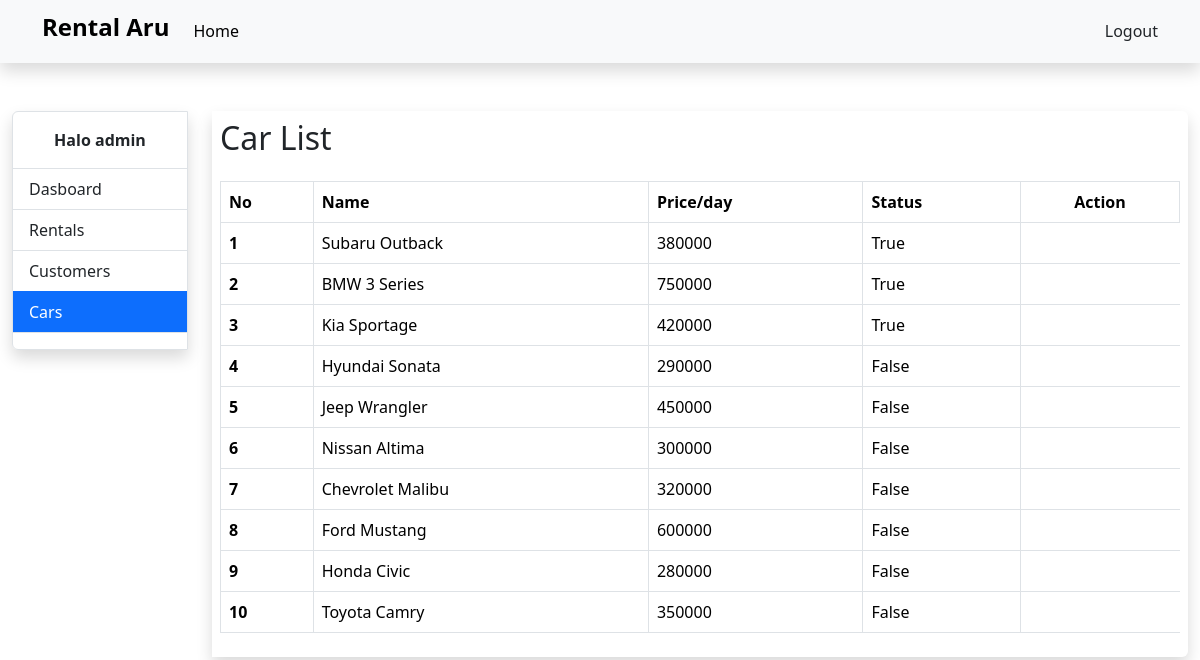
The page /cars-page/ (signed in) on the database as committed earlier.
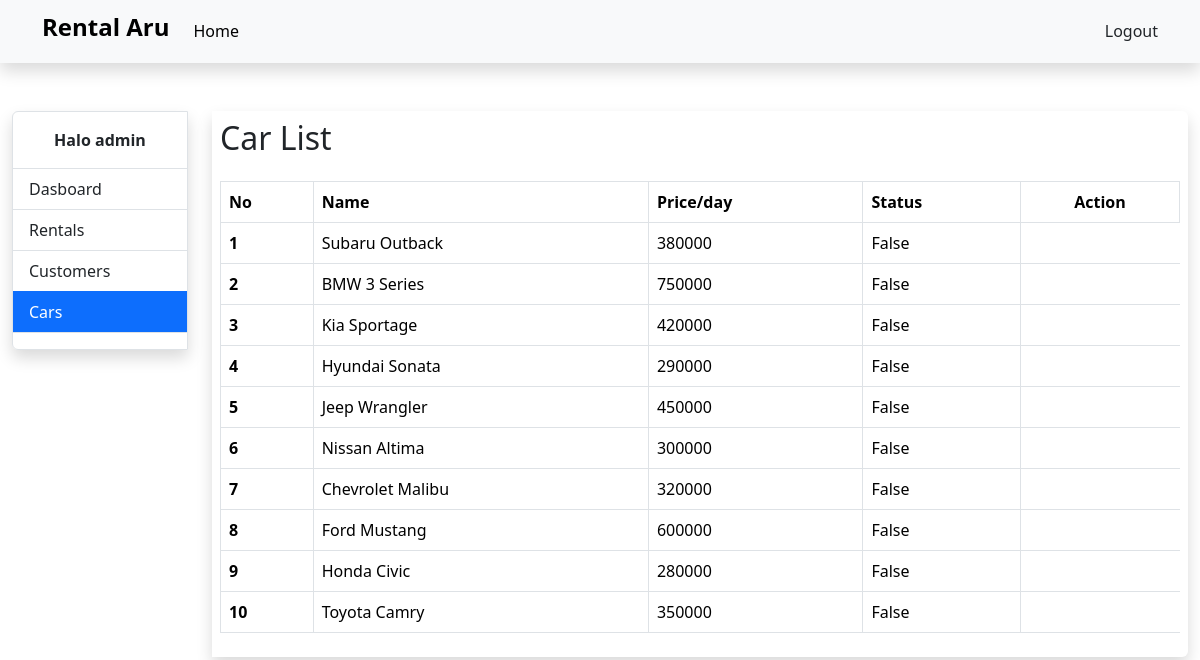
The same page on the database as committed later.
### base/models.py (models this page shows, shortened)
class Car(models.Model):
    TRANSMISSION_CHOICES = [
        ('automatic', 'Automatic'),
        ('manual', 'Manual'),
    ]
    name = models.CharField(max_length=255)
    car_type = models.CharField(max_length=50)
    price = models.IntegerField(null=True)
    color = models.CharField(max_length=50)
    transmission = models.CharField(max_length=10, choices=TRANSMISSION_CHOICES)
    license_plate = models.CharField(max_length=15, unique=True)
    passenger_capacity = models.IntegerField()
    fuel_capacity = models.DecimalField(max_digits=5, decimal_places=2)
    description = models.TextField(blank=True, null=True)
    picture = models.ImageField(blank=True, null=True)
    is_booked = models.BooleanField(default=False)

### base/views.py (the view)
# urls.py: path('cars-page/', views.cars_page, name='cars_page'),
@login_required(login_url='login_page')
def cars_page(request):
    cars = Car.objects.all()
    context = {
        'cars': cars,
        'name': str(request.user).split()[0],
        'menus': {
            'menu': 'carsMenu',
            'submenu': '',
        },
    }
    return render(request, 'cars_page.html', context)

### account/models.py (called while the page is built)
    def __str__(self):
        return self.full_name

### templates/cars_page.html
{% extends 'base.html' %}
{% block contents %}
        {% include 'menu.html' %}
        <div class="col-lg">
            <div class="shadow rounded-end p-2">
                <div class="row mb-3">
                    <div class="col-10">
                        <h2>Car List</h2>
                    </div>
                </div>
                <div class="table-responsive">
                    <table class="table table-bordered">
                        <thead>
                            <tr>
                                <th scope="col">No</th>
                                <th scope="col">Name</th>
                                <th scope="col">Price/day</th>
                                <th scope="col">Status</th>
                                <th scope="col" class="text-center">Action</th>
                            </tr>
                        </thead>
                        <tbody>
                            {% if cars %}
                            {% for car in cars %}
                            <tr>
                                <th scope="col">{{forloop.counter}}</th>
                                <td>{{car.name}}</td>
                                <td>{{car.price}}</td>
                                <td>{{car.is_booked}}</td>
                            </tr>
                            {% endfor %}
                            {% else %}
                            <tr>
                                <td colspan="9" class="text-center">Data not found.</td>
                            </tr>
                            {% endif %}
                        </tbody>
                    </table>
                </div>
            </div>
        </div>
{% endblock %}

Rows that differ between the two databases and show on the page:
changed Car "Subaru Outback": is_booked "True" → "False"
changed Car "BMW 3 Series": is_booked "True" → "False"
changed Car "Kia Sportage": is_booked "True" → "False"
